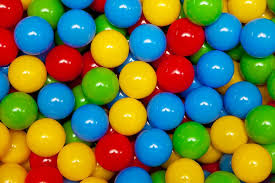
#> input picture 05-varit/pallot.jpg, 275 x 183 px, found by its file name
$ python 4_hsv_varinetsinta.py
#> lines starting #> are read from the running program, lines starting #| are printed output that depends on the picture; after the words box and inside, x2 and y2 are one past the last pixel; in counts of white or black regions, pixels touching at a corner belong together
"""Esimerkki värien etsinnästä HSV-värimallin avulla"""

import cv2
import numpy as np

kuva = cv2.imread("05-varit/pallot.jpg")
#> kuva is the input picture: shape (183, 275, 3); mean B, G, R 70, 120.5, 109.6
kuva_hsv = cv2.cvtColor(kuva, cv2.COLOR_BGR2HSV)
#> kuva_hsv: shape (183, 275, 3); mean H, S, V 61.1, 240.2, 184.9

alaraja = (85, 50, 50)
ylaraja = (130, 255, 255)

maski = cv2.inRange(kuva_hsv, alaraja, ylaraja)
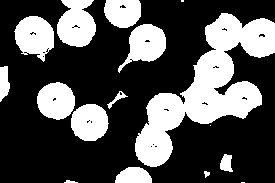
#> maski: shape (183, 275); 32% white; 16 white regions (3 under 20 px), largest, box (x1, y1, x2, y2) and area: (135, 13, 275, 167) 8077, (57, 0, 96, 47) 1386, (14, 16, 54, 62) 1264
maskattu = cv2.bitwise_and(kuva, kuva, mask=maski)
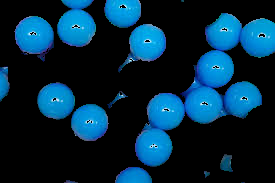
#> maskattu: shape (183, 275, 3); mean B, G, R 62.5, 40.9, 3.5

kuvat = np.hstack((cv2.cvtColor(maski, cv2.COLOR_GRAY2BGR), maskattu))
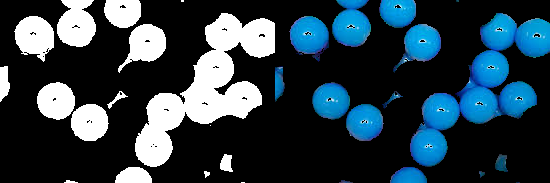
#> kuvat: shape (183, 550, 3); mean B, G, R 72, 61.2, 42.5

cv2.imwrite("kuvituskuvat/pallot_hsv_sininen.jpg", kuvat)
cv2.imshow("maski ja maskaus", kuvat)
cv2.waitKey(0)
